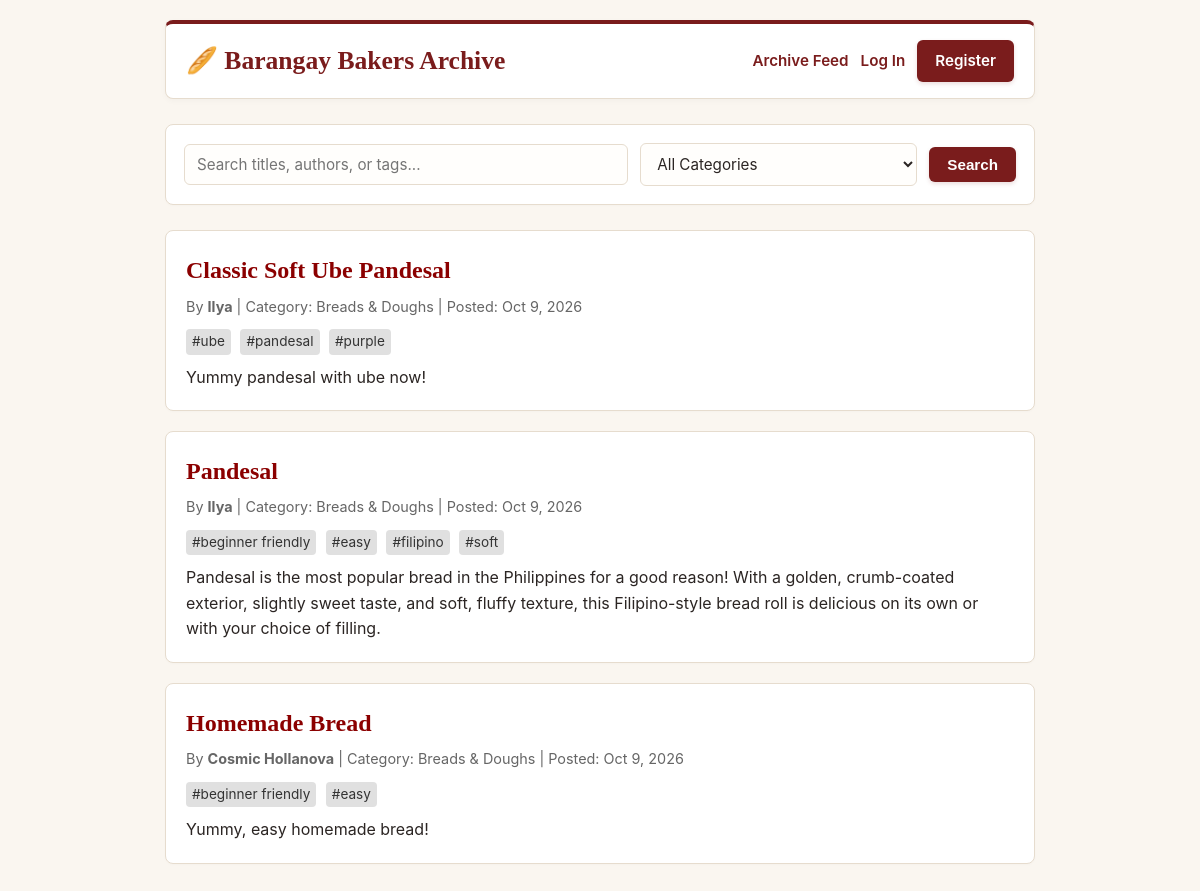
The page / on the database its author committed.
### tables this page shows
CREATE TABLE `recipes` (
  `id` int(11) NOT NULL,
  `user_id` int(11) NOT NULL,
  `category_id` int(11) NOT NULL,
  `parent_recipe_id` int(11) DEFAULT NULL,
  `title` varchar(150) NOT NULL,
  `description` varchar(255) NOT NULL,
  `created_at` timestamp NOT NULL DEFAULT current_timestamp(),
  `updated_at` timestamp NULL DEFAULT NULL ON UPDATE current_timestamp()
);

CREATE TABLE `users` (
  `id` int(11) NOT NULL,
  `username` varchar(50) NOT NULL,
  `email` varchar(255) NOT NULL,
  `password` varchar(255) NOT NULL,
  `created_at` timestamp NOT NULL DEFAULT current_timestamp()
);

CREATE TABLE `categories` (
  `id` int(11) NOT NULL,
  `name` varchar(50) NOT NULL
);

CREATE TABLE `tags` (
  `id` int(11) NOT NULL,
  `name` varchar(50) NOT NULL
);

### index.php (the view, shortened to what this page needs)
<?php
$database = new Database();
$db = $database->getConnection();
$search_query = $_GET['search'] ?? '';
$query = "SELECT r.*, u.username, c.name as category_name
          FROM recipes r
          JOIN users u ON r.user_id = u.id
          JOIN categories c ON r.category_id = c.id
          WHERE 1=1";
$params = [];
$query .= " ORDER BY r.created_at DESC";
$stmt = $db->prepare($query);
$stmt->execute($params);
$recipes = $stmt->fetchAll();
?>
<!DOCTYPE html>
<html lang="en">
<head>
    <link rel="stylesheet" href="style.css">
</head>
<body>
    <div class="container">
    <header class="site-header">
        <a href="index.php" class="site-title">🥖 Barangay Bakers Archive</a>
        <nav class="nav-links">
            <a href="index.php">Archive Feed</a>
            <?php if (isset($_SESSION['user_id'])): ?>
                <a href="my_favorites.php">❤️ My Favorites</a>
                <a href="post_recipe.php" class="btn btn-primary" style="color:white;">+ Post Recipe</a>
                <a href="logout.php" style="color:#888;">Logout (<?= htmlspecialchars($_SESSION['username']) ?>)</a>
            <?php else: ?>
                <a href="login.php">Log In</a>
                <a href="register.php" class="btn btn-primary" style="color:white;">Register</a>
            <?php endif; ?>
        </nav>
    </header>
    <div class="search-card">
        <form action="index.php" method="GET" class="search-form">
            <input type="text" name="search" placeholder="Search titles, authors, or tags..." value="<?= htmlspecialchars($search_query) ?>">
            <select name="category_id">
                <option value="">All Categories</option>
            </select>
            <button type="submit" class="btn btn-primary">Search</button>
        </form>
    </div>
    <div>
        <?php if ($recipes): ?>
            <?php foreach ($recipes as $r): ?>
                <div class="recipe-card">
                    <div style="display: flex; justify-content: space-between; align-items: flex-start;">
                        <h2 style="margin: 0 0 5px 0;">
                            <a href="view_recipe.php?id=<?= $r['id'] ?>" style="text-decoration: none; color: #8B0000;">
                                <?= htmlspecialchars($r['title']) ?>
                            </a>
                        </h2>
                    </div>
                    <div class="recipe-meta">
                        By <strong><?= htmlspecialchars($r['username']) ?></strong> |
                        Category: <?= htmlspecialchars($r['category_name']) ?> |
                        Posted: <?= date("M j, Y", strtotime($r['created_at'])) ?>
                    </div>
                    <?php
                        $t_stmt = $db->prepare("SELECT t.name FROM tags t JOIN recipe_tags rt ON t.id = rt.tag_id WHERE rt.recipe_id = :id");
                        $t_stmt->execute([':id' => $r['id']]);
                        $recipe_tags = $t_stmt->fetchAll();
                    ?>
                    <?php if ($recipe_tags): ?>
                        <div style="margin-bottom: 10px;">
                            <?php foreach ($recipe_tags as $t): ?>
                                <a href="index.php?tag=<?= urlencode($t['name']) ?>" class="tag-link">#<?= htmlspecialchars($t['name']) ?></a>
                            <?php endforeach; ?>
                        </div>
                    <?php endif; ?>
                    <p style="margin-bottom: 0;"><?= nl2br(htmlspecialchars($r['description'])) ?></p>
                </div>
            <?php endforeach; ?>
        <?php else: ?>
            <p>No recipes found matching your criteria. Try adjusting your search!</p>
        <?php endif; ?>
    </div>
</body>
</html>

### style.css (style rules this page uses)
:root { --bg-main: #FAF6F0; --card-bg: #FFFFFF; --text-main: #2B2523; --text-muted: #6E655F; --primary-maroon: #7A1C1C; --primary-hover: #5A1212; --ube-purple: #5C2751; --accent-gold: #C88D32; --banana-leaf: #386641; --border-color: #E6DCCE; --tag-bg: #EFE6D8; --tag-text: #4A3E37; --alert-bg: #FFF5F5; --alert-border: #7A1C1C; --input-bg: #FFFEFC; }
* { box-sizing: border-box; margin: 0; padding: 0; }
body { font-family: -apple-system, BlinkMacSystemFont, "Segoe UI", Roboto, Georgia, serif; background-color: var(--bg-main); color: var(--text-main); line-height: 1.6; padding: 20px 15px; min-height: 100vh; }
.container { max-width: 920px; margin: 0 auto; }
h1, h2, h3, h4 { font-family: Georgia, serif; color: var(--primary-maroon); }
header.site-header { background: var(--card-bg); border: 1px solid var(--border-color); border-top: 4px solid var(--primary-maroon); border-radius: 8px; padding: 16px 20px; margin-bottom: 25px; display: flex; flex-wrap: wrap; justify-content: space-between; align-items: center; gap: 15px; box-shadow: 0 2px 6px rgba(0,0,0,0.03); }
.site-title { font-family: Georgia, serif; font-size: 1.6rem; font-weight: bold; color: var(--primary-maroon); text-decoration: none; display: flex; align-items: center; gap: 8px; }
.nav-links { display: flex; flex-wrap: wrap; align-items: center; gap: 12px; font-size: 0.95rem; }
.nav-links a { color: var(--primary-maroon); text-decoration: none; font-weight: 600; }
input[type="text"], input[type="password"], input[type="email"], select, textarea { width: 100%; max-width: 100%; padding: 10px 12px; border: 1.5px solid var(--border-color); border-radius: 6px; font-size: 0.95rem; font-family: inherit; background-color: var(--input-bg); color: var(--text-main); transition: all 0.2s ease; }
.btn, button { display: inline-flex; align-items: center; justify-content: center; padding: 9px 18px; border-radius: 6px; font-size: 0.95rem; font-weight: 600; cursor: pointer; text-decoration: none; border: none; transition: all 0.15s ease; }
.btn-primary, button[type="submit"] { background: var(--primary-maroon); color: #FFF; box-shadow: 0 2px 4px rgba(122, 28, 28, 0.15); }
.search-card { background: var(--card-bg); border: 1px solid var(--border-color); border-radius: 8px; padding: 18px; margin-bottom: 25px; box-shadow: 0 1px 3px rgba(0,0,0,0.02); }
.search-form { display: flex; flex-wrap: wrap; align-items: center; gap: 12px; }
.search-form input[type="text"] { flex: 2 1 250px; width: auto; min-width: 0; }
.search-form select { flex: 1 1 180px; width: auto; min-width: 0; }
.search-form button, .search-form .btn { flex: 0 0 auto; white-space: nowrap; }
.recipe-card { background: var(--card-bg); border: 1px solid var(--border-color); border-radius: 8px; padding: 20px; margin-bottom: 20px; box-shadow: 0 1px 3px rgba(0,0,0,0.02); }

### index.php (style rules this page uses)
body { font-family: sans-serif; max-width: 900px; margin: 0 auto; padding: 20px; }
.recipe-card { border: 1px solid #ccc; padding: 15px; margin-bottom: 20px; border-radius: 5px; background: #fafafa; }
.recipe-meta { font-size: 0.9em; color: #666; margin-bottom: 10px; }
.tag-link { background: #e0e0e0; padding: 2px 6px; border-radius: 4px; font-size: 0.85em; text-decoration: none; color: #333; margin-right: 5px; display: inline-block; }

### rows shown on the page
recipes: title "Classic Soft Ube Pandesal", user.username "Ilya", category.name "Breads & Doughs", created_at "Oct 9, 2026", description "Yummy pandesal with ube now!"
tags: name "ube"
tags: name "pandesal"
tags: name "purple"
recipes: title "Pandesal", user.username "Ilya", category.name "Breads & Doughs", created_at "Oct 9, 2026", description "Pandesal is the most popular bread in the Philippines for a good reason! With a golden, crumb-coated exterior, slightly sweet taste, and soft, fluffy texture, this Filipino-style bread roll is delicious on its own or with your choice of filling."
tags: name "beginner friendly"
tags: name "easy"
tags: name "filipino"
tags: name "soft"
recipes: title "Homemade Bread", user.username "Cosmic Hollanova", category.name "Breads & Doughs", created_at "Oct 9, 2026", description "Yummy, easy homemade bread!"
